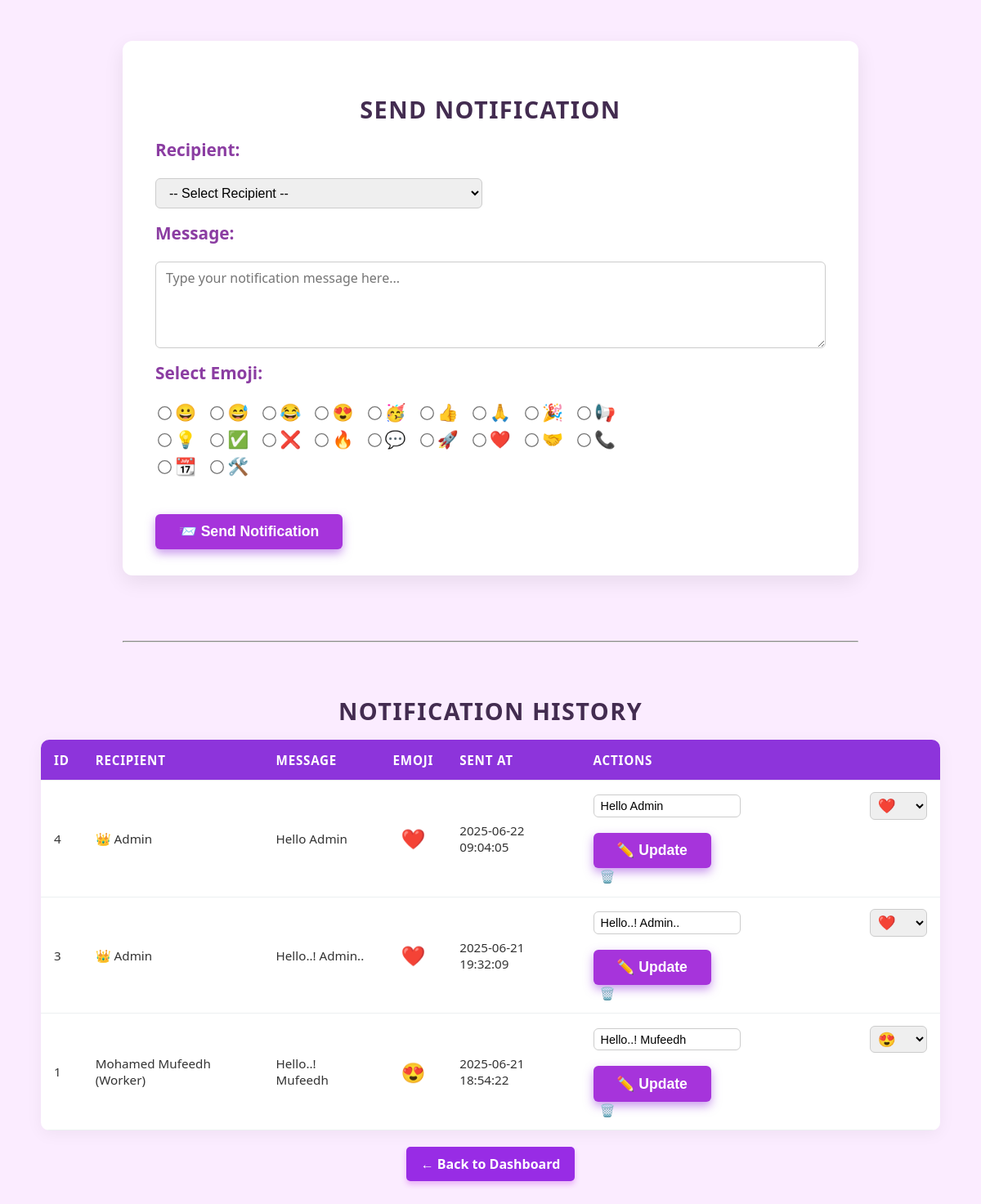
The page /ManageNotifications.php on the database its author committed.
### tables this page shows
CREATE TABLE `notifications` (
  `id` int(11) NOT NULL,
  `sender_type` enum('admin','worker','customer') NOT NULL,
  `sender_id` int(11) NOT NULL,
  `recipient_type` enum('customer','worker','admin','all_customers','all_workers','all_admins') NOT NULL,
  `recipient_id` int(11) DEFAULT NULL,
  `message` text NOT NULL,
  `emoji` varchar(10) DEFAULT NULL,
  `sent_at` timestamp NOT NULL DEFAULT current_timestamp()
);

CREATE TABLE `workers` (
  `worker_id` int(11) NOT NULL,
  `fullname` varchar(100) NOT NULL,
  `email` varchar(100) NOT NULL,
  `phone` varchar(20) NOT NULL,
  `address` varchar(255) NOT NULL,
  `skill` varchar(50) NOT NULL,
  `profile_picture` varchar(255) DEFAULT NULL,
  `password` varchar(255) NOT NULL,
  `status` enum('Pending','Approved','Rejected') DEFAULT 'Pending',
  `created_at` timestamp NOT NULL DEFAULT current_timestamp(),
  `availability` varchar(100) DEFAULT NULL,
  `working_hours` varchar(100) DEFAULT NULL
);

### ManageNotifications.php (the view, shortened to what this page needs)
<?php
$servername = "localhost";
$username = "root";
$password = "";
$dbname = "home_service_db";
$conn = new mysqli($servername, $username, $password, $dbname);
$notifications = $conn->query("SELECT * FROM notifications ORDER BY sent_at DESC");
?>
<!DOCTYPE html>
<html lang="en">
<head>
</head>
<body>
<div class="container">
<h2>Send Notification</h2>
<form method="POST" novalidate>
    <label for="recipient">Recipient:</label>
    <select name="recipient" id="recipient" required>
        <option value="">-- Select Recipient --</option>
    </select>
    <label for="message">Message:</label>
    <textarea name="message" id="message" required rows="4" placeholder="Type your notification message here..."></textarea>
    <label>Select Emoji:</label>
    <div style="max-width: 600px; margin-bottom: 1rem;">
    <?php
    $emojis = ["😀", "😅", "😂", "😍", "🥳", "👍", "🙏", "🎉", "📢", "💡", "✅", "❌", "🔥", "💬", "🚀", "❤️", "🤝", "📞", "📆", "🛠️"];
    foreach ($emojis as $emoji) {
        echo "<label><input type='radio' name='emoji' value='$emoji' required><span>$emoji</span></label> ";
    }
    ?>
    </div>
    <button type="submit" name="send_notification">📨 Send Notification</button>
</form>
</div>
<hr style="width: 90%; max-width: 900px; margin: 2rem auto; border-color: #ddd;" />
<h2>Notification History</h2>
<table>
    <thead>
    <tr>
        <th>ID</th>
        <th>Recipient</th>
        <th>Message</th>
        <th>Emoji</th>
        <th>Sent At</th>
        <th style="min-width: 250px;">Actions</th>
    </tr>
    </thead>
    <tbody>
    <?php while ($n = $notifications->fetch_assoc()): ?>
        <tr>
            <td><?= $n['id'] ?></td>
            <td>
                <?php
                 switch ($n['recipient_type']) {
                    case 'worker':
                        $res = $conn->query("SELECT fullname FROM workers WHERE worker_id = " . (int)$n['recipient_id']);
                        $row = $res ? $res->fetch_assoc() : null;
                        echo $row ? htmlspecialchars($row['fullname']) . " (Worker)" : "Unknown Worker";
                        break;
                    case 'admin':
                        echo "👑 Admin";
                        break;
                }
                ?>
            </td>
            <td><?= htmlspecialchars($n['message']) ?></td>
            <td style="font-size: 1.5rem; text-align: center;"><?= $n['emoji'] ?></td>
            <td><?= $n['sent_at'] ?></td>
            <td>
                <form method="POST" style="display:inline-flex; align-items:center; gap: 0.5rem; flex-wrap: wrap;">
                    <input type="text" name="message" value="<?= htmlspecialchars($n['message']) ?>" required
                        aria-label="Edit message for notification ID <?= $n['id'] ?>">
                    <select name="emoji" required aria-label="Select emoji for notification ID <?= $n['id'] ?>">
                        <?php foreach ($emojis as $e): ?>
                            <option value="<?= $e ?>" <?= $n['emoji'] === $e ? 'selected' : '' ?>><?= $e ?></option>
                        <?php endforeach; ?>
                    </select>
                    <button type="submit" name="edit_notification" title="Update notification <?= $n['id'] ?>">✏️ Update</button>
                </form>
                <a href="?delete=<?= $n['id'] ?>" onclick="return confirm('Delete this notification?')"
                   aria-label="Delete notification ID <?= $n['id'] ?>">🗑️</a>
            </td>
        </tr>
    <?php endwhile; ?>
    </tbody>
</table>
<a href="AdminDashboard1.php" class="back-btn">← Back to Dashboard</a>
</body>
</html>

### ManageNotifications.php (style rules this page uses)
* { box-sizing: border-box; }
body { font-family: 'Segoe UI', Tahoma, Geneva, Verdana, sans-serif; background: #fbecff; color: #333; margin: 0; padding: 0 1rem; min-height: 100vh; display: flex; flex-direction: column; align-items: center; animation: fadeIn 1s ease forwards; padding: 50px; }
h2 { color:rgb(67, 44, 80); margin-top: 2rem; margin-bottom: 1rem; text-align: center; font-weight: 700; letter-spacing: 0.05em; text-transform: uppercase; font-size: 1.8rem; }
.container { max-width: 900px; width: 100%; background: #fff; padding: 2rem 2.5rem; border-radius: 12px; box-shadow: 0 8px 24px rgba(0,0,0,0.08); margin-bottom: 3rem; animation: slideDownFade 0.8s ease forwards; }
form { display: flex; flex-wrap: wrap; gap: 1rem 2rem; align-items: center; justify-content: space-between; }
label { flex: 0 0 100%; font-weight: 600; margin-bottom: 0.3rem; color:rgb(139, 61, 162); }
select, textarea, input[type="text"] { padding: 0.5rem 0.75rem; border: 1.8px solid #ccc; border-radius: 6px; font-size: 1rem; transition: border-color 0.3s ease; width: 100%; max-width: 100%; }
textarea { resize: vertical; min-height: 80px; max-width: 100%; font-family: inherit; }
select[name="recipient"] { max-width: 400px; }
label > input[type="radio"] { margin-right: 6px; transform: scale(1.3); vertical-align: middle; cursor: pointer; }
label { cursor: pointer; user-select: none; font-size: 1.3rem; margin-right: 10px; display: inline-flex; align-items: center; transition: color 0.25s ease; }
button[type="submit"] { cursor: pointer; background:rgb(166, 52, 219); color: white; font-weight: 700; border: none; padding: 0.7rem 1.8rem; border-radius: 6px; box-shadow: 0 5px 12px rgba(147, 52, 219, 0.5); font-size: 1.1rem; transition: background-color 0.3s ease, transform 0.2s ease; flex-shrink: 0; margin-top: 0.5rem; user-select: none; }
table { border-collapse: collapse; width: 100%; max-width: 100%; background: white; box-shadow: 0 4px 20px rgba(0,0,0,0.05); border-radius: 10px; overflow: hidden; animation: slideUpFade 0.8s ease forwards; }
th, td { padding: 0.9rem 1rem; text-align: left; border-bottom: 1px solid #ecf0f1; font-size: 0.95rem; }
th { background-color:rgb(141, 52, 219); color: white; font-weight: 700; letter-spacing: 0.05em; text-transform: uppercase; }
td > form { display: flex; gap: 0.5rem; align-items: center; flex-wrap: wrap; }
td > form input[type="text"] { width: 180px; padding: 0.3rem 0.5rem; font-size: 0.9rem; }
td > form select { width: 70px; padding: 0.3rem; font-size: 1.1rem; }
td > form button { padding: 0.4rem 0.8rem; font-size: 0.9rem; background-color: #27ae60; box-shadow: none; transition: background-color 0.3s ease; }
a { color: #e74c3c; font-weight: 600; text-decoration: none; margin-left: 0.5rem; transition: color 0.3s ease; cursor: pointer; }
.back-btn { display: inline-block; margin: 20px 0; padding: 10px 18px; background-color:rgb(152, 44, 229); color: white; text-decoration: none; font-weight: 600; border-radius: 5px; transition: background-color 0.3s ease, transform 0.2s ease; box-shadow: 0 4px 6px rgba(192, 44, 229, 0.3); }

### rows shown on the page
notifications: id "4", recipient_type "👑 Admin", message "Hello Admin", emoji "❤️", sent_at "2025-06-22 09:04:05"
notifications: id "3", recipient_type "👑 Admin", message "Hello..! Admin..", emoji "❤️", sent_at "2025-06-21 19:32:09"
notifications: id "1", workers.fullname "Mohamed Mufeedh", message "Hello..! Mufeedh", emoji "😍", sent_at "2025-06-21 18:54:22"

### other values the page prints
$emoji "😀"
$emoji "😅"
$emoji "😂"
$emoji "😍"
$emoji "🥳"
$emoji "👍"
$emoji "🙏"
$emoji "🎉"
$emoji "📢"
$emoji "💡"
$emoji "✅"
$emoji "❌"
$emoji "🔥"
$emoji "💬"
$emoji "🚀"
